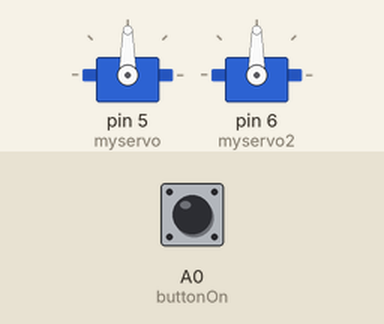
Recording of a sketch running on a simulated Arduino Uno, built with avr-gcc and run on an emulated ATmega328P. On the bench: 2 × servo. The inputs (shaded band) are chosen by the test bench; at power-on: A0 (buttonOn) HIGH.

Above: at 0.1 s.
At 2.2 s:
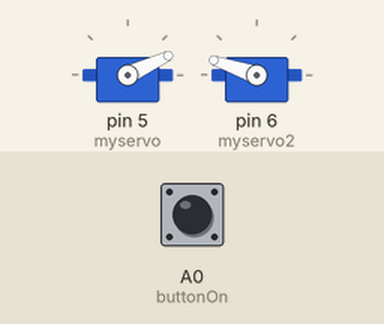
2.3 s: A0 (buttonOn) pulled LOW for 2.3 s
At 13.2 s:
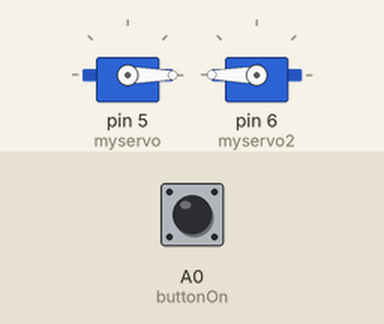
Timing chart, 0 to 28.2 s (numbered marks = the images above; inputs shaded):
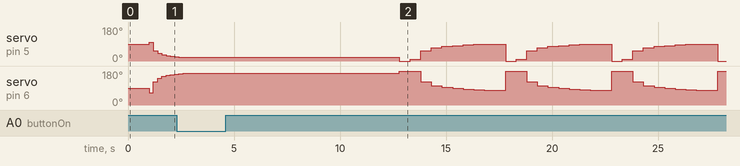

The sketch:

Jewelrybox_v1.ino
```cpp
//by ed d for minda cruz

#include <Servo.h>

Servo myservo;  // create servo object to control a servo
Servo myservo2;  // create servo object to control a servo
// twelve servo objects can be created on most boards
unsigned char buttonOn = A0;
int pos = 0;    // variable to store the servo position
enum button_states {start, baseOn, baseOff, on, off};
enum button_states state;
void setup() {
  pinMode(buttonOn, INPUT);
  myservo.attach(5);  // attaches the servo on pin 9 to the servo object
  myservo2.attach(6);  // attaches the servo on pin 9 to the servo object
  delay(1000);
    state = start;

}
// Variables for CCase
  //for opening and closing
unsigned char divisions = 10; // In Function: caseOpen and caseClose, sets the smoothness of the opening and closing
unsigned char s1_min = 10;
unsigned char s1_max = 100;
unsigned char s2_min = 65;
unsigned char s2_max = 180;

void caseOpen_fast(){
  myservo.write(100);              // tell servos to close box
  myservo2.write(65);
}

void caseClose_fast(){
  myservo.write(10);              // tell servos to close box
  myservo2.write(180);
}

void caseOpen(){
  unsigned char change_angle_s1 = s1_max - s1_min;
  unsigned char change_angle_s2 = s2_max - s2_min;
  for(unsigned char i = 1; i < divisions; i++){  //function that takes the difference between the diference of angel from open and closed
    myservo.write(s1_min + (change_angle_s1 / i));//  then breaks up the close and open animation to 10 intervals to slow it dwn
    myservo2.write(s2_max - (change_angle_s2 / i));
    delay(200);
  }
}

void caseClose(){
  unsigned char change_angle_s1 = s1_max - s1_min;
  unsigned char change_angle_s2 = s2_max - s2_min;
  for(unsigned char i; i < divisions; i++){
    myservo.write(s1_max - (change_angle_s1/i));              // tell servos to close box slower than fast
    myservo2.write(s2_min + (change_angle_s2/i));
    delay(500);
  }
}

void loop() {
  switch(state){
    case start:
     // state = off;
     state = on;
    break;
    case off:
      if (digitalRead(buttonOn) == LOW)
      {
        //state = baseOff;
        state = on;
        delay(10000);
      }
      else {
        state = off;
      }
    break;
    case baseOff:
      if (digitalRead(buttonOn) == LOW)
      {
        state = baseOff;
      }
      else{
        state = on;

      }

    break;
    case on:
      if (digitalRead(buttonOn) == LOW)
      {
        //state = baseOn;
        state = off;
        delay(10000);
      }
      else {
        state = on;
      }
    break;
    case baseOn:
      if (digitalRead(buttonOn) == LOW)
        {
          state = baseOn;
        }
        else {
          state = off;
        }
    break;
    default:
      state = start;
    break;
  }
  switch(state){
    case start:
      //do nothing
    break;
    case off:
     caseClose();
    break;
    case baseOff:
      //wait for button release
    break;
    case on:
      caseOpen();
    break;
    case baseOn:
      // wait for button release
    break;
  }


}
```
